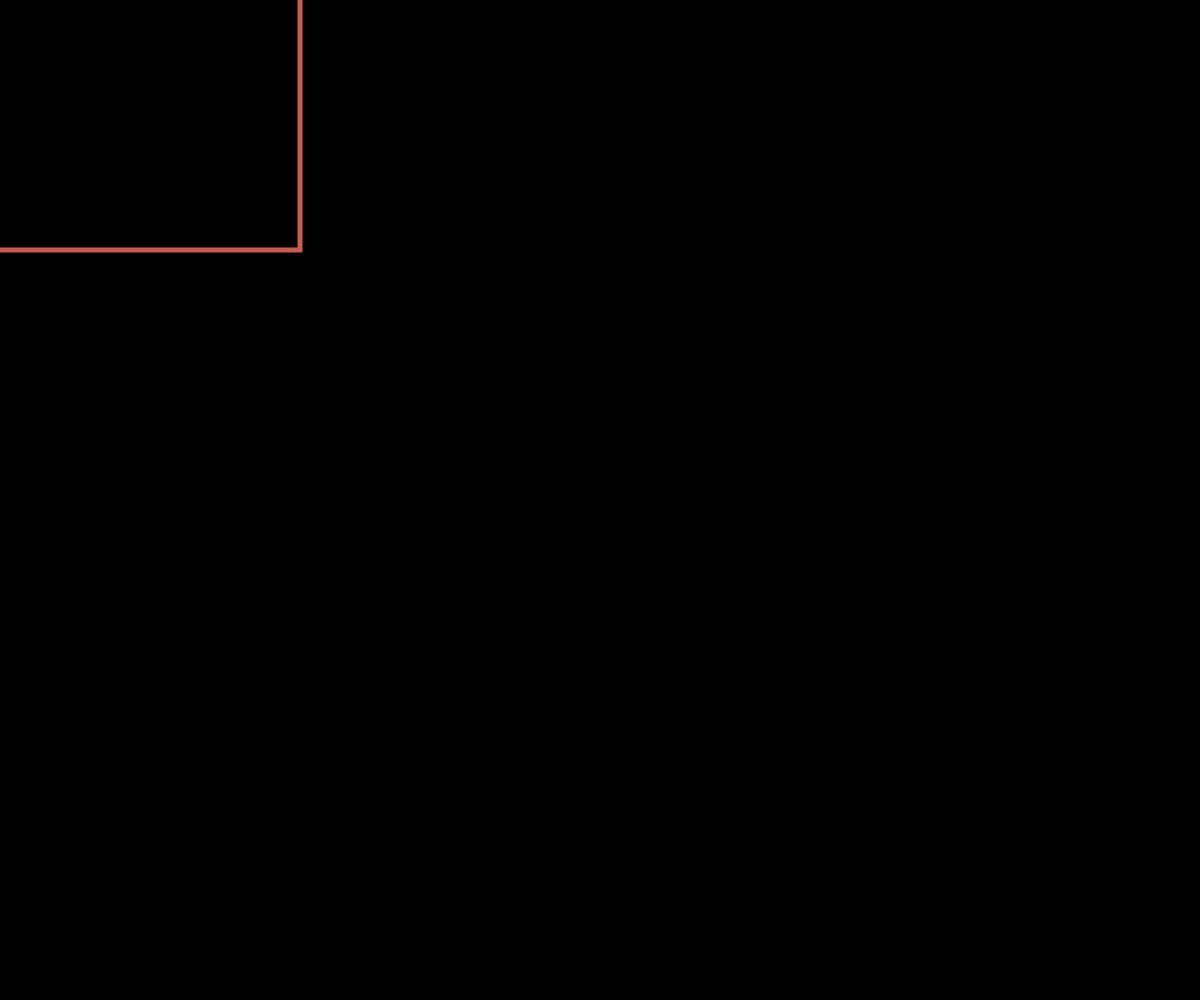
Frame 1 (no input)
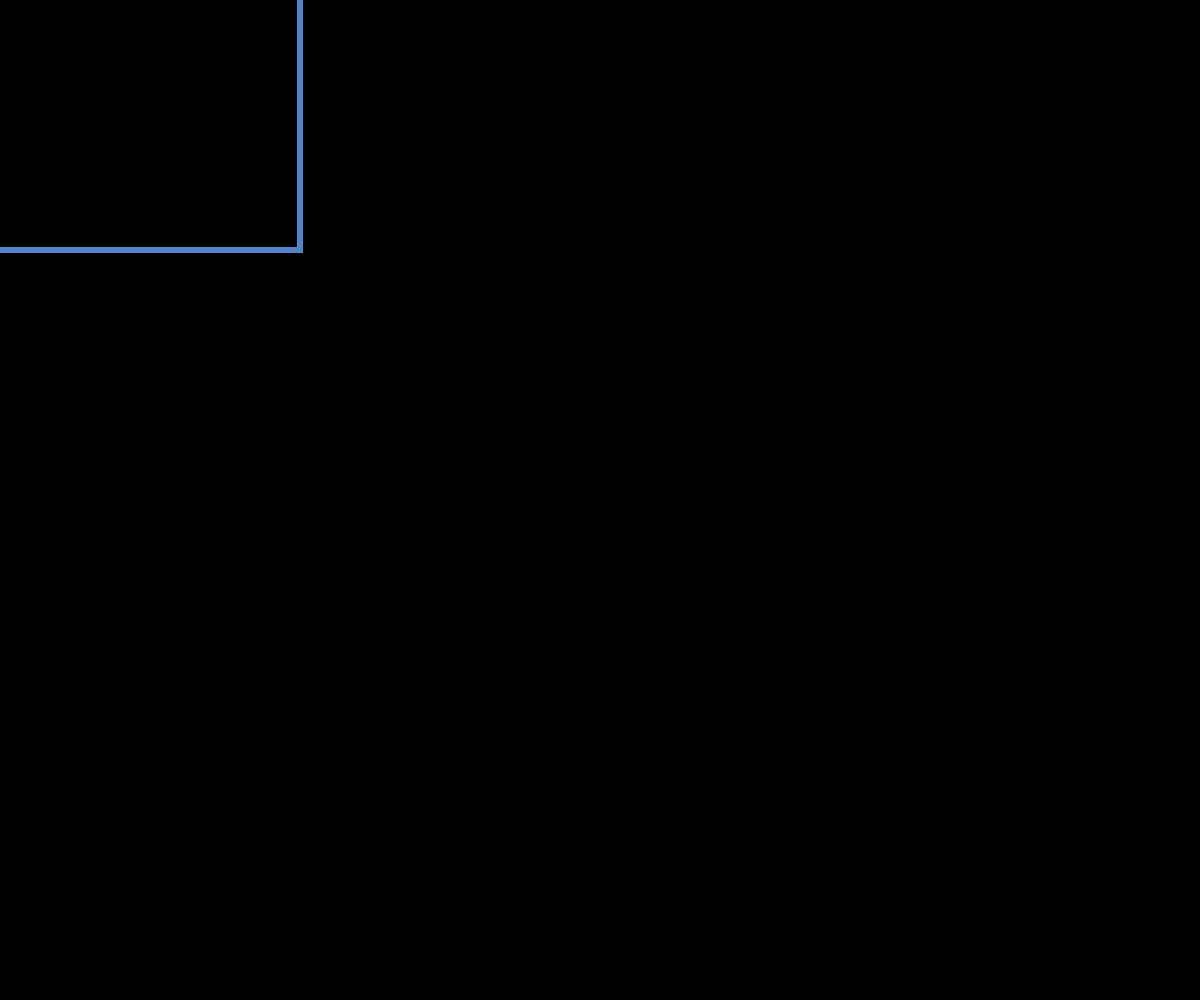
Frame 60 (no input)
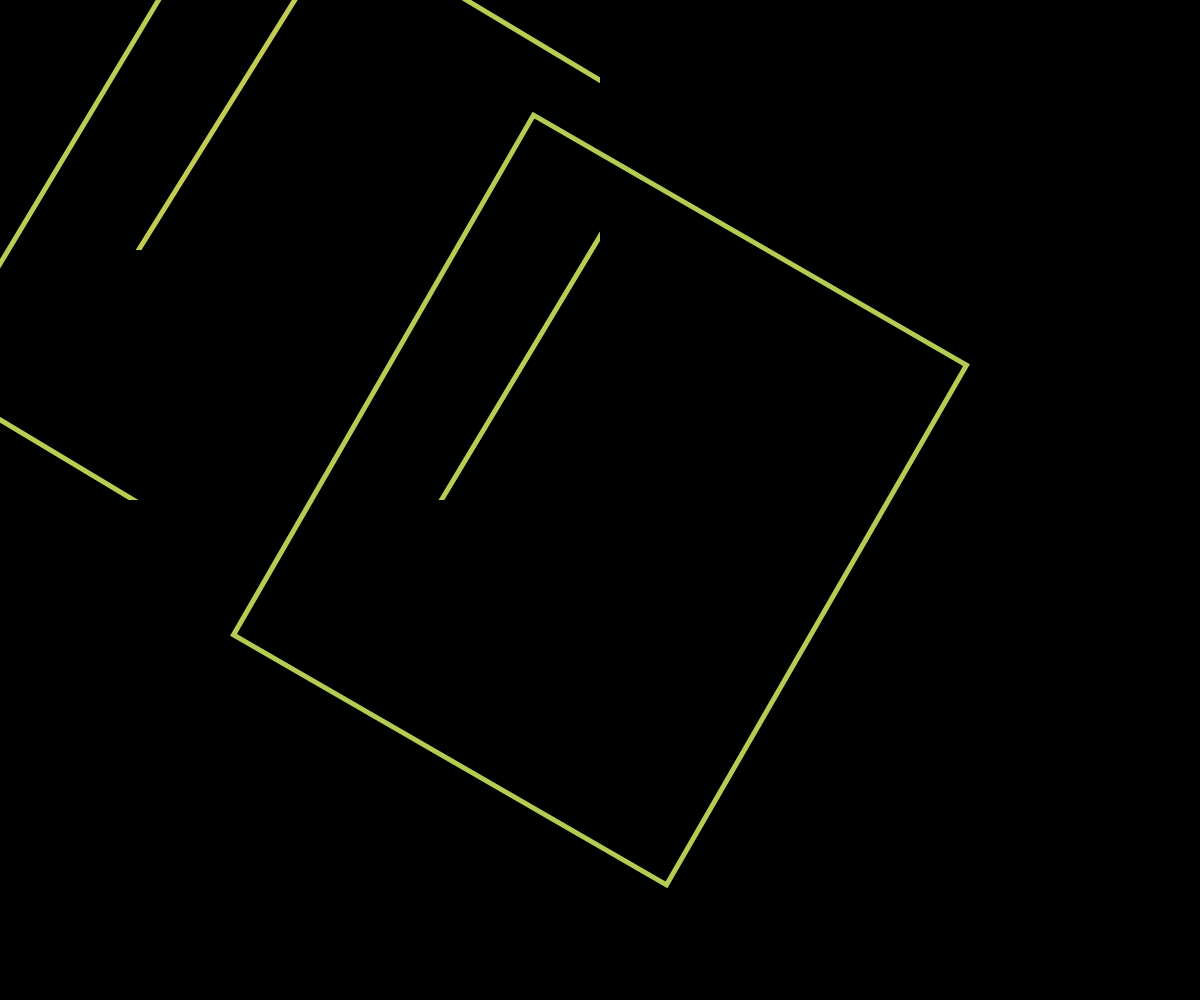
Frame 120 (the mouse pressed at the canvas centre since frame 60)

The p5.js sketch that drew these frames (run headless with seeded random() and noise() and a simulated clock; from frame 60 on, the mouse is pressed at the canvas centre):

// p5.js sketch
// ── sketch.js
// unnamed project by lionel ringenbach @ ucodia.io

var capRotation;
var rotationInc;
var borderWeight;
var weightInc;
var maxColor;

var canvas;
var cap;
var capWidth;
var capWidth;
var colorCursor;

function setup() {
  canvas = createCanvas(window.innerWidth, window.innerHeight);

  // globals
  capRotation = 0;
  rotationInc = TWO_PI / 360;
  borderWeight = 5;
  weightInc = 0.5;
  maxColor = 100;
  colorCursor = new Looper(0, maxColor);
  
  colorMode(HSB, maxColor);
  
  init();
}

function init() {
  capWidth = width / 2;
  capHeight = height / 2;
  cap = createImage(capWidth, capHeight);
}

function draw() {
  background(0);
  
  project();
  input();
  capture();
}

function project() {
  image(cap, 0, 0);
  
//  push();
//
//  translate(width, 0);
//  scale(-1, 1);
//  image(cap, 0, 0);
//
//  translate(0, height);
//  scale(1, -1);
//  image(cap, 0, 0);
//
//  translate(width, 0);
//  scale(-1 ,1);
//  image(cap, 0, 0);
//
//  pop();
}

function capture() {
  push();
  
  stroke(colorCursor.next(), maxColor * 0.6, maxColor * 0.8);
  strokeWeight(borderWeight);
  noFill();
  
  translate(mouseX, mouseY);
  rotate(capRotation);
  translate(-mouseX, -mouseY);
  
  var capX = mouseX - capWidth / 2;
  var capY = mouseY - capHeight / 2;
  
  rect(capX, capY, capWidth, capHeight);
  cap = get(capX < 0 ? 0 : capX, capY < 0 ? 0 : capY, capWidth, capHeight);
  
  pop();
}

// input hooks

function input() {
  if (mouseIsPressed) {
    if (mouseButton == LEFT)
			capRotation -= rotationInc;
		else
			capRotation += rotationInc;

		if (capRotation < 0)
			capRotation = TWO_PI + capRotation;
		else if (capRotation > TWO_PI)
			capRotation = TWO_PI - capRotation;
    
    console.log("rotate");
  }
  
  if (keyIsPressed) {
    
    if (key === "r")
      console.log("capture");
    else if (key === " ")
      console.log("pause");
  }
}

function mousePressed() {
}

function mouseWheel(event) {
  borderWeight += event.delta * weightInc;

  if (borderWeight < 0)
  	borderWeight = 0;
}

// other stuff

function windowResized() {
  resizeCanvas(window.innerWidth, window.innerHeight);
  init();
}

function Looper(start, end) {
  this.start = start;
  this.end = end;
  this.current = start;
  this.inc = start < end ? 1 : -1;

  this.peek = function() {
    return this.current;
  };

  this.next = function() {
    this.current += this.inc;

    if (this.current == this.start || this.current == this.end) {
        this.reset();
    }

    return this.current;
  };

  this.reset = function() {
    this.current = this.start;
  };
}
